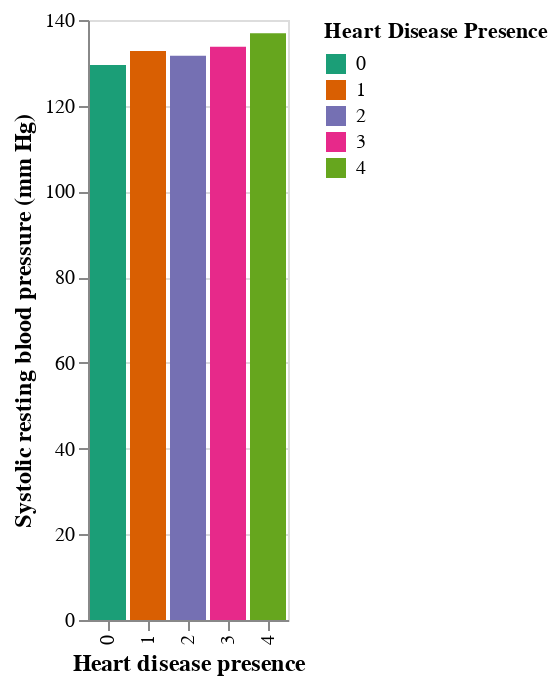

Notebook code for this chart:
### Markdown cell above
**Figure 6C: Heart disease presence versus systolic blood pressure:**

### Code cell
hdp_vs_restbps = (
    alt.Chart(hd_mean2_)
    .mark_bar()
    .encode(
        x=alt.X("heart_disease_presence", title="Heart disease presence"),
        y=alt.Y("trestbps(systolic) mean", title="Systolic resting blood pressure (mm Hg)"),
        color=alt.Color("heart_disease_presence", title="Heart Disease Presence", scale=alt.Scale(scheme='dark2'))
    )
).configure_axis(titleFontSize=12)
hdp_vs_restbps

### Figure 1 — Vega-Lite specification as saved in the notebook (floating-point values rounded to 4 significant figures)
{"config": {"view": {"continuousWidth": 400, "continuousHeight": 300}, "axis": {"titleFontSize": 12}}, "data": {"name": "data-3c3d1ca28209cd090bb2bdd17d74e794"}, "mark": "bar", "encoding": {"color": {"field": "heart_disease_presence", "scale": {"scheme": "dark2"}, "title": "Heart Disease Presence", "type": "nominal"}, "x": {"field": "heart_disease_presence", "title": "Heart disease presence", "type": "nominal"}, "y": {"field": "trestbps(systolic) mean", "title": "Systolic resting blood pressure (mm Hg)", "type": "quantitative"}}, "$schema": "https://vega.github.io/schema/vega-lite/v4.17.0.json", "datasets": {"data-3c3d1ca28209cd090bb2bdd17d74e794": [{"heart_disease_presence": 0, "trestbps(systolic) mean": 129.5, "chol mean": 244.1, "max_heart_rate mean": 158.9}, {"heart_disease_presence": "1", "trestbps(systolic) mean": 132.8, "chol mean": 249.3, "max_heart_rate mean": 145.9}, {"heart_disease_presence": "2", "trestbps(systolic) mean": 131.7, "chol mean": 259.7, "max_heart_rate mean": 135.4}, {"heart_disease_presence": "3", "trestbps(systolic) mean": 133.7, "chol mean": 238.8, "max_heart_rate mean": 134.1}, {"heart_disease_presence": "4", "trestbps(systolic) mean": 136.9, "chol mean": 253.1, "max_heart_rate mean": 139.4}]}}
